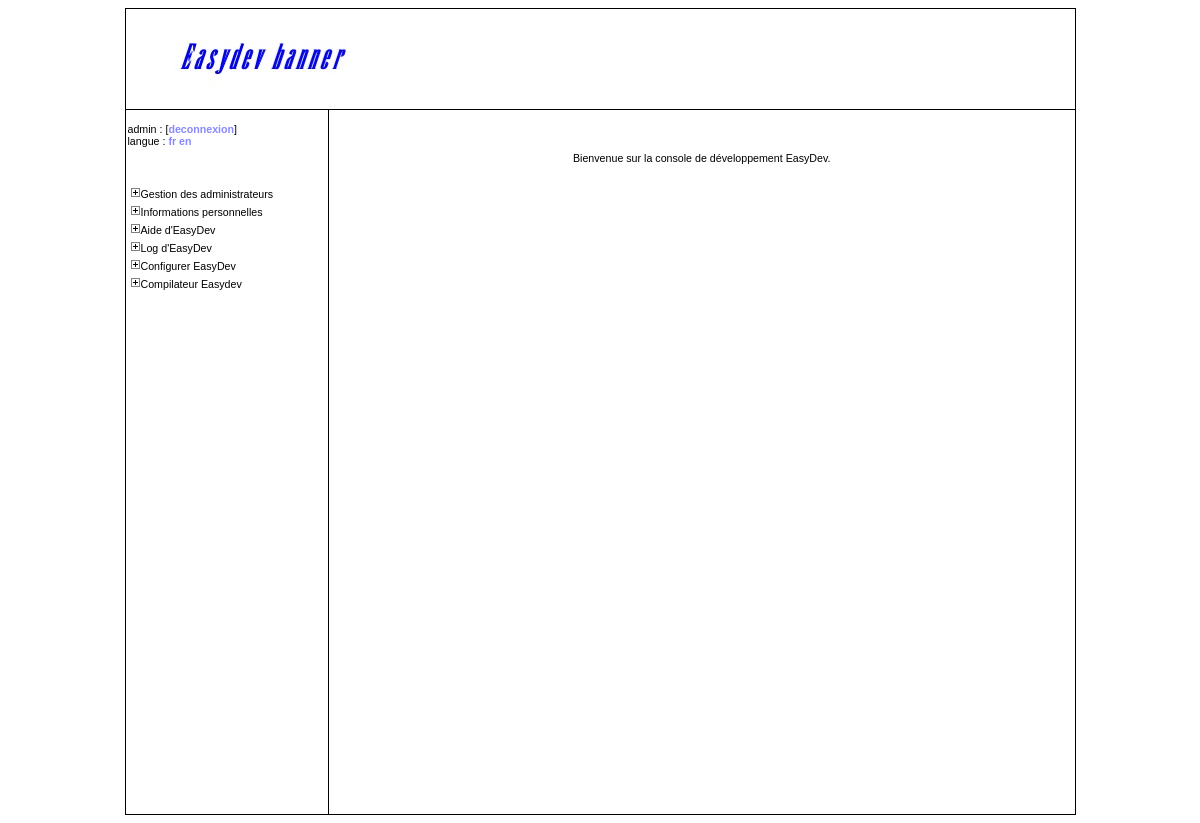
The page /easydev/index.php (signed in) on the database its author committed.
### tables this page shows
CREATE TABLE `translation_strings` (
  `keyword` varchar(64) NOT NULL,
  `fr` text,
  `en` text,
  PRIMARY KEY  (`keyword`)
);

CREATE TABLE `adminmain` (
  `id` int(10) unsigned NOT NULL auto_increment,
  `text` varchar(255) NOT NULL default '',
  PRIMARY KEY  (`id`),
  UNIQUE KEY `text` (`text`)
);

### easydev/includes/translator.class.php (called while the page is built, shortened)
<?php
class Translator{
	public static function translate($identifier){
		$language = null;
		if(isset($_SESSION[SESSION_LANGUAGE])) $language = $_SESSION[SESSION_LANGUAGE];
		else{
			$query = 'SELECT value FROM '.CONFIGURATION.' WHERE id="default_language"';
			$result = mysql_query($query) or die('Error while selecting default language from configuration.');
			if($row = mysql_fetch_array($result)){
				$language = $row['value'];
			}
			else{
				$language = DEFAULT_LANGUAGE_TAG;
				$_SESSION[SESSION_LANGUAGE] = DEFAULT_LANGUAGE_TAG;
			}
		}
		$query = 'SELECT '.$language.' FROM '.TRANSLATION_STRINGS.' WHERE keyword="'.addslashes($identifier).'"';
		$result = mysql_query($query) or die('Translator fetch error.');
		if($row = mysql_fetch_array($result))return $row[$language];
		else return $identifier;
	}
	public static function languageList(){
		$query = 'DESCRIBE '.TRANSLATION_STRINGS;
		$result = mysql_query($query) or die('Error while fetching language list.');
		$list = array();
		while($row = mysql_fetch_array($result)){
			if($row['Field'] != 'keyword') $list[] = $row['Field'];
		}
		return $list;
	}
}
?>

### easydev/includes.php (called while the page is built, shortened)
<?php
require_once('includes/translator.class.php');
$session_permissions = array();
if(isset($_SESSION[SESSION_LOGIN])){
	$query = 'SELECT id FROM '.ADMINMAIN;
	$result = mysql_query($query) or die('Error while selecting main section list ');
	while($row = mysql_fetch_array($result)){
		$session_permissions[$row['id']] = 0;
	}
	$query = 'SELECT id_mainsection FROM '.PERMISSION_ADMINS.' WHERE id_admin="'.$_SESSION[SESSION_LOGIN].'"';
	$result = mysql_query($query) or die('Error while selecting admin permissions.');
	while($row = mysql_fetch_array($result)){
		$session_permissions[$row['id_mainsection']] = 1;
	}
}
?>

### easydev/adminheader.php (the view, shortened to what this page needs)
<!DOCTYPE html PUBLIC "-//W3C//DTD XHTML 1.0 Strict//EN" "http://www.w3.org/TR/xhtml1/DTD/xhtml1-strict.dtd">
<html xmlns="http://www.w3.org/1999/xhtml">
<head>
<link rel="stylesheet" href="<?php echo CONSOLE_PATH; ?>adminstyle.css" type="text/css" />
<link rel="stylesheet" href="<?php echo CONSOLE_PATH; ?>calendar.css" type="text/css" />
</head>
<body>
<table class="console">
  <tr>
    <td class="banniere" colspan="2"></td>
  </tr>
  <tr>
    <td class="menu">
<?php
echo '      <p>'.$_SESSION[SESSION_NAME].' : [<a class="default" href="'.CONSOLE_PATH.'logout.php">'.htmlentities(Translator::translate('log_out'), ENT_COMPAT, 'UTF-8').'</a>]'
.'<br />'.htmlentities(Translator::translate('language'), ENT_COMPAT, 'UTF-8').' : ';
$languageList = Translator::languageList();
foreach($languageList as $language){
  echo '<a class="default" href="'.$_SERVER['PHP_SELF'].'?'.(isset($_GET[CURRENTMENU]) ? CURRENTMENU.'='.$_GET[CURRENTMENU].'&amp;' : '').SESSION_LANGUAGE.'='.$language.'">'.$language.'</a> ';
}
echo '</p>'."\n";
echo '      <ul class="adminmenu">'."\n";
$query = 'SELECT id, text FROM '.ADMINMAIN.' ORDER BY id ASC';
$result = mysql_query($query) or die('Error while selecting main sections.');
while($line = mysql_fetch_array($result)) {
  if($session_permissions[$line['id']] == 1) {
	if(isset($_GET[CURRENTMENU]) && $_GET[CURRENTMENU] == $line['id']) {
	  echo '        <li class="menumain"><a href="'.CONSOLE_PATH.'index.php"><img class="adminmenu" src="'.CONSOLE_PATH.'moins.jpg" alt="fermer" /></a>'.Translator::translate($line['text']).'</li>'."\n";
	  $query2 = 'SELECT text, url FROM '.ADMINSUB.' WHERE id_mainmenu="'.$line['id'].'"';
	  $result2 = mysql_query($query2) or die('Error while selecting sub sections.');
	  echo '        <li class="menumain">'."\n";
	  echo '          <ul class="adminsubmenu">'."\n";
	  while($line2 = mysql_fetch_array($result2)){
		echo '            <li class="menusub"><a class="default" href="'.CONSOLE_PATH.$line2['url'].'.php?'.CURRENTMENU.'='.$line['id'].'">'.Translator::translate($line2['text']).'</a></li>'."\n";
	  }
      echo '          </ul>'."\n";
      echo '        </li>'."\n";
    }
	else{
	  echo '        <li class="menumain"><a href="'.CONSOLE_PATH.'index.php?'.CURRENTMENU.'='.$line['id'].'"><img class="adminmenu" src="'.CONSOLE_PATH.'plus.jpg" alt="ouvrir" /></a>'.Translator::translate($line['text']).'</li>'."\n";
	}
  }
}
echo '      </ul>'."\n";
echo '    </td>'."\n";
echo '    <td class="content">'."\n";
?>

### easydev/index.php
<?php
require_once('includes.php');
include 'adminheader.php';
echo '<p class="center largemargintop">'.htmlentities(Translator::translate('console_main_default_content'), ENT_COMPAT, 'UTF-8').'</p>'."\n";
include 'adminfooter.php';
?>

### easydev/adminfooter.php (shortened to what this page needs)
<?php
echo '    </td>'."\n";
echo '  </tr>'."\n";
echo '</table>'."\n";
echo '</body>'."\n";
echo '</html>'."\n";
?>

### easydev/adminstyle.css (style rules this page uses)
body { text-align: center; font-size: 8pt; font-family: Verdana, Arial, Helvetica; }
a.default:link, a.default:visited { font-weight: bold; color: #8888FF; text-decoration: none; }
td.banniere { width : 950px; height : 100px; padding : 0px; border : 1px solid #000000; background : url("banniere.jpg") no-repeat; }
table.console { margin: auto; width: 951px; padding: 0px; border-right : 1px solid #000000; border-collapse : collapse; }
td.menu { vertical-align: top; width: 200px; height: 700px; border-left : 1px solid #000000; border-bottom : 1px solid #000000; margin : 0px; padding : 2px; border-collapse : collapse; text-align : left; }
td.content { vertical-align: top; width : 750px; border-bottom : 1px solid #000000; border-left : 1px solid #000000; margin : 0px; padding : 2px; border-collapse : collapse; text-align: left; }
ul.adminmenu { list-style-type : none; margin : 0px; margin-top : 30px; text-indent : 0px; padding : 5px 0px 5px 2px; }
li.menumain { padding : 0px; margin : 5px 0px 5px 0px; }
img { border: 0px; }
p.center { text-align: center; }
p.largemargintop { margin-top: 40px; }

### rows shown on the page
translation_strings: fr "deconnexion"
translation_strings: fr "langue"
adminmain: text.fr "Gestion des administrateurs"
adminmain: text.fr "Informations personnelles"
adminmain: text.fr "Aide d'EasyDev"
adminmain: text.fr "Log d'EasyDev"
adminmain: text.fr "Configurer EasyDev"
adminmain: text.fr "Compilateur Easydev"
translation_strings: fr "Bienvenue sur la console de développement EasyDev."

### other values the page prints
$_SESSION[SESSION_NAME] "admin"
$language "fr"
$language "en"
